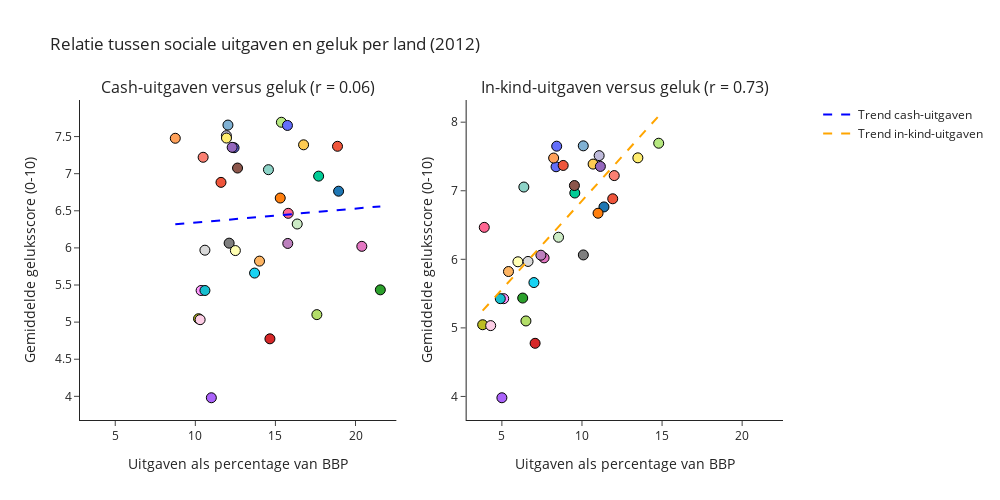

Notebook cell for this chart:
### Code cell
import pandas as pd
import numpy as np
import plotly.graph_objects as go
import plotly.express as px
from plotly.subplots import make_subplots

# Dataset inladen
df = pd.read_csv("Data/volledige_gecombineerde_dataset.csv")

# Filter op 2012 en complete data
df_happy = df[(df['year'] == 2012)].dropna(subset=[
    'socexp_c_pmp', 'socexp_k_pmp', 'ladder_y'
])

# Kleuren per land
kleuren = px.colors.qualitative.Plotly + px.colors.qualitative.D3 + px.colors.qualitative.Set3
landen = df_happy['country'].unique()
kleuren_dict = {land: kleuren[i % len(kleuren)] for i, land in enumerate(landen)}
kleur_per_land = df_happy['country'].map(kleuren_dict)

# Regressielijn functie
def bereken_regressie(x, y):
    slope, intercept = np.polyfit(x, y, 1)
    x_vals = np.linspace(x.min(), x.max(), 100)
    y_vals = slope * x_vals + intercept
    return x_vals, y_vals, round(x.corr(y), 2)

# Bepaal assen-schaal
x_min = min(df_happy['socexp_c_pmp'].min(), df_happy['socexp_k_pmp'].min())
x_max = max(df_happy['socexp_c_pmp'].max(), df_happy['socexp_k_pmp'].max())

# Regressie + correlatie berekenen
x_vals_c, y_vals_c, corr_c = bereken_regressie(df_happy['socexp_c_pmp'], df_happy['ladder_y'])
x_vals_k, y_vals_k, corr_k = bereken_regressie(df_happy['socexp_k_pmp'], df_happy['ladder_y'])

# Subplots aanmaken
fig = make_subplots(rows=1, cols=2, subplot_titles=(
    f"Cash-uitgaven versus geluk (r = {corr_c})",
    f"In-kind-uitgaven versus geluk (r = {corr_k})"
))

# Cash-uitgaven (links)
fig.add_trace(go.Scatter(
    x=df_happy['socexp_c_pmp'],
    y=df_happy['ladder_y'],
    mode='markers',
    marker=dict(size=10, color=kleur_per_land, line=dict(width=1, color='black')),
    text=df_happy['country'],
    showlegend=False,
    hovertemplate="<b>Land:</b> %{text}<br>Cash-uitgaven: %{x:.2f}% van BBP<br>Gemiddelde geluksscore: %{y:.2f} (0-10)<extra></extra>"
), row=1, col=1)

fig.add_trace(go.Scatter(
    x=x_vals_c,
    y=y_vals_c,
    mode='lines',
    line=dict(color='blue', dash='dash'),
    name='Trend cash-uitgaven'
), row=1, col=1)

# In-kind-uitgaven (rechts)
fig.add_trace(go.Scatter(
    x=df_happy['socexp_k_pmp'],
    y=df_happy['ladder_y'],
    mode='markers',
    marker=dict(size=10, color=kleur_per_land, line=dict(width=1, color='black')),
    text=df_happy['country'],
    showlegend=False,
    hovertemplate="<b>Land:</b> %{text}<br>In-kind-uitgaven: %{x:.2f}% van BBP<br>Gemiddelde geluksscore: %{y:.2f} (0-10)<extra></extra>"
), row=1, col=2)

fig.add_trace(go.Scatter(
    x=x_vals_k,
    y=y_vals_k,
    mode='lines',
    line=dict(color='orange', dash='dash'),
    name='Trend in-kind-uitgaven'
), row=1, col=2)

# Layout netjes maken
fig.update_layout(
    height=500,
    width=1000,
    title_text="Relatie tussen sociale uitgaven en geluk per land (2012)",
    template="simple_white",
    legend=dict(x=1.05, y=1),
)

# X-as schalen gelijk zetten
fig.update_xaxes(range=[x_min - 1, x_max + 1], title_text="Uitgaven als percentage van BBP", row=1, col=1)
fig.update_xaxes(range=[x_min - 1, x_max + 1], title_text="Uitgaven als percentage van BBP", row=1, col=2)
fig.update_yaxes(title_text="Gemiddelde geluksscore (0-10)", row=1, col=1)
fig.update_yaxes(title_text="Gemiddelde geluksscore (0-10)", row=1, col=2)

fig.show()

### Figure 1 — Plotly figure (JSON) as saved in the notebook; plotly's stock layout.template omitted (floating-point values rounded to 4 significant figures)
{"data": [{"hovertemplate": "<b>Land:</b> %{text}<br>Cash-uitgaven: %{x:.2f}% van BBP<br>Gemiddelde geluksscore: %{y:.2f} (0-10)<extra></extra>", "marker": {"color": ["#636EFA", "#EF553B", "#00CC96", "#AB63FA", "#FFA15A", "#19D3F3", "#FF6692", "#B6E880", "#FF97FF", "#FECB52", "#1F77B4", "#FF7F0E", "#2CA02C", "#D62728", "#9467BD", "#8C564B", "#E377C2", "#7F7F7F", "#BCBD22", "#17BECF", "rgb(141,211,199)", "rgb(255,255,179)", "rgb(190,186,218)", "rgb(251,128,114)", "rgb(128,177,211)", "rgb(253,180,98)", "rgb(179,222,105)", "rgb(252,205,229)", "rgb(217,217,217)", "rgb(188,128,189)", "rgb(204,235,197)", "rgb(255,237,111)", "#636EFA", "#EF553B"], "line": {"color": "black", "width": 1}, "size": 10}, "mode": "markers", "showlegend": false, "text": ["Australia", "Austria", "Belgium", "Bulgaria", "Canada", "Croatia", "Cyprus", "Denmark", "Estonia", "Finland", "France", "Germany", "Greece", "Hungary", "Iceland", "Ireland", "Italy", "Japan", "Latvia", "Lithuania", "Luxembourg", "Malta", "Netherlands", "New Zealand", "Norway", "Poland", "Portugal", "Romania", "Slovakia", "Slovenia", "Spain", "Sweden", "Switzerland", "United Kingdom"], "type": "scatter", "x": [12.42, 18.88, 17.7, 11, 8.749, 13.7, 15.8, 15.37, 10.36, 16.76, 18.94, 15.3, 21.55, 14.66, 12.3, 12.63, 20.39, 12.11, 10.2, 10.6, 14.56, 12.5, 11.94, 10.49, 12.04, 14.01, 17.59, 10.3, 10.6, 15.77, 16.36, 11.95, 15.75, 11.6], "xaxis": "x", "y": [7.35, 7.369, 6.967, 3.981, 7.477, 5.661, 6.466, 7.693, 5.426, 7.389, 6.764, 6.672, 5.435, 4.775, 7.355, 7.076, 6.021, 6.064, 5.046, 5.426, 7.054, 5.964, 7.512, 7.221, 7.655, 5.822, 5.101, 5.033, 5.969, 6.06, 6.322, 7.48, 7.65, 6.883], "yaxis": "y"}, {"line": {"color": "blue", "dash": "dash"}, "mode": "lines", "name": "Trend cash-uitgaven", "type": "scatter", "x": [8.749, 8.878, 9.008, 9.137, 9.266, 9.396, 9.525, 9.654, 9.783, 9.913, 10.04, 10.17, 10.3, 10.43, 10.56, 10.69, 10.82, 10.95, 11.08, 11.21, 11.34, 11.46, 11.59, 11.72, 11.85, 11.98, 12.11, 12.24, 12.37, 12.5, 12.63, 12.76, 12.89, 13.02, 13.15, 13.27, 13.4, 13.53, 13.66, 13.79, 13.92, 14.05, 14.18, 14.31, 14.44, 14.57, 14.7, 14.83, 14.96, 15.08, 15.21, 15.34, 15.47, 15.6, 15.73, 15.86, 15.99, 16.12, 16.25, 16.38, 16.51, 16.64, 16.77, 16.9, 17.02, 17.15, 17.28, 17.41, 17.54, 17.67, 17.8, 17.93, 18.06, 18.19, 18.32, 18.45, 18.58, 18.71, 18.83, 18.96, 19.09, 19.22, 19.35, 19.48, 19.61, 19.74, 19.87, 20.0, 20.13, 20.26, 20.39, 20.52, 20.64, 20.77, 20.9, 21.03, 21.16, 21.29, 21.42, 21.55], "xaxis": "x", "y": [6.317, 6.32, 6.322, 6.324, 6.327, 6.329, 6.332, 6.334, 6.337, 6.339, 6.342, 6.344, 6.346, 6.349, 6.351, 6.354, 6.356, 6.359, 6.361, 6.364, 6.366, 6.368, 6.371, 6.373, 6.376, 6.378, 6.381, 6.383, 6.386, 6.388, 6.391, 6.393, 6.395, 6.398, 6.4, 6.403, 6.405, 6.408, 6.41, 6.413, 6.415, 6.417, 6.42, 6.422, 6.425, 6.427, 6.43, 6.432, 6.435, 6.437, 6.439, 6.442, 6.444, 6.447, 6.449, 6.452, 6.454, 6.457, 6.459, 6.461, 6.464, 6.466, 6.469, 6.471, 6.474, 6.476, 6.479, 6.481, 6.484, 6.486, 6.488, 6.491, 6.493, 6.496, 6.498, 6.501, 6.503, 6.506, 6.508, 6.51, 6.513, 6.515, 6.518, 6.52, 6.523, 6.525, 6.528, 6.53, 6.532, 6.535, 6.537, 6.54, 6.542, 6.545, 6.547, 6.55, 6.552, 6.554, 6.557, 6.559], "yaxis": "y"}, {"hovertemplate": "<b>Land:</b> %{text}<br>In-kind-uitgaven: %{x:.2f}% van BBP<br>Gemiddelde geluksscore: %{y:.2f} (0-10)<extra></extra>", "marker": {"color": ["#636EFA", "#EF553B", "#00CC96", "#AB63FA", "#FFA15A", "#19D3F3", "#FF6692", "#B6E880", "#FF97FF", "#FECB52", "#1F77B4", "#FF7F0E", "#2CA02C", "#D62728", "#9467BD", "#8C564B", "#E377C2", "#7F7F7F", "#BCBD22", "#17BECF", "rgb(141,211,199)", "rgb(255,255,179)", "rgb(190,186,218)", "rgb(251,128,114)", "rgb(128,177,211)", "rgb(253,180,98)", "rgb(179,222,105)", "rgb(252,205,229)", "rgb(217,217,217)", "rgb(188,128,189)", "rgb(204,235,197)", "rgb(255,237,111)", "#636EFA", "#EF553B"], "line": {"color": "black", "width": 1}, "size": 10}, "mode": "markers", "showlegend": false, "text": ["Australia", "Austria", "Belgium", "Bulgaria", "Canada", "Croatia", "Cyprus", "Denmark", "Estonia", "Finland", "France", "Germany", "Greece", "Hungary", "Iceland", "Ireland", "Italy", "Japan", "Latvia", "Lithuania", "Luxembourg", "Malta", "Netherlands", "New Zealand", "Norway", "Poland", "Portugal", "Romania", "Slovakia", "Slovenia", "Spain", "Sweden", "Switzerland", "United Kingdom"], "type": "scatter", "x": [8.382, 8.827, 9.552, 5, 8.231, 7, 3.9, 14.79, 5.112, 10.7, 11.37, 11.0, 6.299, 7.074, 11.15, 9.528, 7.634, 10.09, 3.8, 4.9, 6.371, 6, 11.07, 12.01, 10.08, 5.412, 6.501, 4.3, 6.633, 7.436, 8.536, 13.49, 8.421, 11.92], "xaxis": "x2", "y": [7.35, 7.369, 6.967, 3.981, 7.477, 5.661, 6.466, 7.693, 5.426, 7.389, 6.764, 6.672, 5.435, 4.775, 7.355, 7.076, 6.021, 6.064, 5.046, 5.426, 7.054, 5.964, 7.512, 7.221, 7.655, 5.822, 5.101, 5.033, 5.969, 6.06, 6.322, 7.48, 7.65, 6.883], "yaxis": "y2"}, {"line": {"color": "orange", "dash": "dash"}, "mode": "lines", "name": "Trend in-kind-uitgaven", "type": "scatter", "x": [3.8, 3.911, 4.022, 4.133, 4.244, 4.355, 4.466, 4.577, 4.688, 4.799, 4.91, 5.021, 5.132, 5.243, 5.354, 5.465, 5.576, 5.687, 5.798, 5.909, 6.02, 6.131, 6.242, 6.353, 6.464, 6.575, 6.686, 6.797, 6.908, 7.019, 7.13, 7.241, 7.352, 7.463, 7.574, 7.685, 7.796, 7.907, 8.018, 8.129, 8.24, 8.351, 8.462, 8.573, 8.684, 8.795, 8.906, 9.017, 9.128, 9.239, 9.351, 9.462, 9.573, 9.684, 9.795, 9.906, 10.02, 10.13, 10.24, 10.35, 10.46, 10.57, 10.68, 10.79, 10.9, 11.02, 11.13, 11.24, 11.35, 11.46, 11.57, 11.68, 11.79, 11.9, 12.01, 12.13, 12.24, 12.35, 12.46, 12.57, 12.68, 12.79, 12.9, 13.01, 13.12, 13.24, 13.35, 13.46, 13.57, 13.68, 13.79, 13.9, 14.01, 14.12, 14.23, 14.35, 14.46, 14.57, 14.68, 14.79], "xaxis": "x2", "y": [5.251, 5.28, 5.308, 5.337, 5.366, 5.394, 5.423, 5.452, 5.48, 5.509, 5.538, 5.566, 5.595, 5.624, 5.652, 5.681, 5.71, 5.738, 5.767, 5.796, 5.824, 5.853, 5.882, 5.91, 5.939, 5.968, 5.997, 6.025, 6.054, 6.083, 6.111, 6.14, 6.169, 6.197, 6.226, 6.255, 6.283, 6.312, 6.341, 6.369, 6.398, 6.427, 6.455, 6.484, 6.513, 6.541, 6.57, 6.599, 6.627, 6.656, 6.685, 6.714, 6.742, 6.771, 6.8, 6.828, 6.857, 6.886, 6.914, 6.943, 6.972, 7.0, 7.029, 7.058, 7.086, 7.115, 7.144, 7.172, 7.201, 7.23, 7.258, 7.287, 7.316, 7.344, 7.373, 7.402, 7.431, 7.459, 7.488, 7.517, 7.545, 7.574, 7.603, 7.631, 7.66, 7.689, 7.717, 7.746, 7.775, 7.803, 7.832, 7.861, 7.889, 7.918, 7.947, 7.975, 8.004, 8.033, 8.061, 8.09], "yaxis": "y2"}], "layout": {"annotations": [{"font": {"size": 16}, "showarrow": false, "text": "Cash-uitgaven versus geluk (r = 0.06)", "x": 0.225, "xanchor": "center", "xref": "paper", "y": 1, "yanchor": "bottom", "yref": "paper"}, {"font": {"size": 16}, "showarrow": false, "text": "In-kind-uitgaven versus geluk (r = 0.73)", "x": 0.775, "xanchor": "center", "xref": "paper", "y": 1, "yanchor": "bottom", "yref": "paper"}], "height": 500, "legend": {"x": 1.05, "y": 1}, "title": {"text": "Relatie tussen sociale uitgaven en geluk per land (2012)"}, "width": 1000, "xaxis": {"anchor": "y", "domain": [0, 0.45], "range": [2.8, 22.55], "title": {"text": "Uitgaven als percentage van BBP"}}, "xaxis2": {"anchor": "y2", "domain": [0.55, 1], "range": [2.8, 22.55], "title": {"text": "Uitgaven als percentage van BBP"}}, "yaxis": {"anchor": "x", "domain": [0, 1], "title": {"text": "Gemiddelde geluksscore (0-10)"}}, "yaxis2": {"anchor": "x2", "domain": [0, 1], "title": {"text": "Gemiddelde geluksscore (0-10)"}}}}
